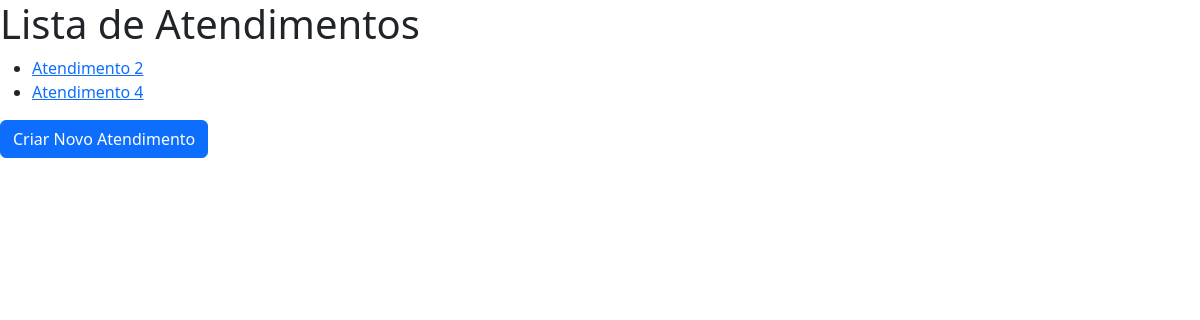
/atendimentos/, run on an earlier commit of the app's database.
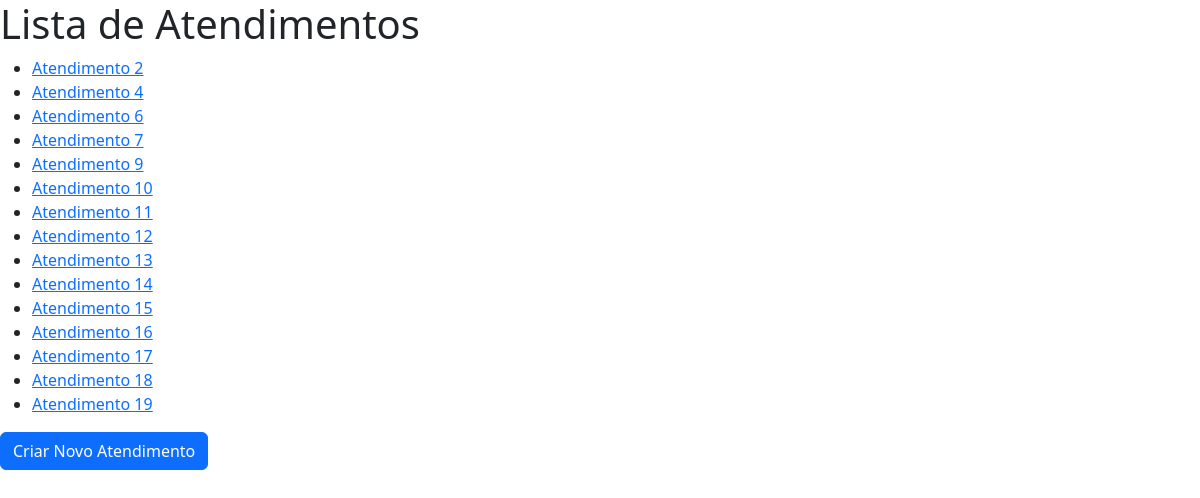
And on a later commit of the database.
### atendimentos/models.py (models this page shows)
class Atendimento(models.Model):
    cliente = models.CharField(max_length=100)
    atendente = models.CharField(max_length=100)
    def __str__(self):
        return f"Atendimento {self.pk}"

### atendimentos/views.py (the view)
# urls.py: path('atendimentos/', listar_atendimentos, name='listar_atendimentos'),
def listar_atendimentos(request):
    atendimentos = Atendimento.objects.all()
    return render(request, 'atendimentos/atendimentos.html', {'atendimentos': atendimentos})

### atendimentos/templates/atendimentos/atendimentos.html (shortened to what this page needs)
<!DOCTYPE html>
<html>
<head>
    <link rel="stylesheet" href="https://cdn.jsdelivr.net/npm/bootstrap@5.3.0/dist/css/bootstrap.min.css">
</head>
<body>
    <h1>Lista de Atendimentos</h1>
    <ul>
        {% for atendimento in atendimentos %}
            <li><a href="{% url 'detalhar_atendimento' atendimento.id %}">{{ atendimento }}</a></li>
        {% empty %}
            <li>Nenhum atendimento registrado.</li>
        {% endfor %}
    </ul>
    <a href="{% url 'criar_atendimento' %}" class="btn btn-primary">Criar Novo Atendimento</a>
</body>
</html>

What changed in the data, as far as the page shows it:
added Atendimento: id "Atendimento 6"
added Atendimento: id "Atendimento 7"
added Atendimento: id "Atendimento 9"
added Atendimento: id "Atendimento 10"
added Atendimento: id "Atendimento 11"
added Atendimento: id "Atendimento 12"
added Atendimento: id "Atendimento 13"
added Atendimento: id "Atendimento 14"
added Atendimento: id "Atendimento 15"
added Atendimento: id "Atendimento 16"
added Atendimento: id "Atendimento 17"
added Atendimento: id "Atendimento 18"
added Atendimento: id "Atendimento 19"
